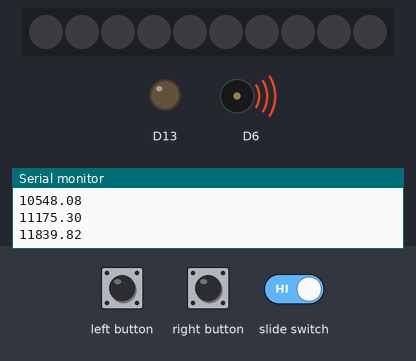
The sketch below on a simulated Adafruit Circuit Playground Express. Parts: 10 RGB LEDs in strip order, left to right, output pins drawn as LEDs (lit = HIGH), buzzer (waves = sounding), the last lines printed to the serial monitor. The test bench sets the inputs (shaded band). Dim RGB values are drawn brighter than linear; random numbers use the default seed unless the sketch sets one.

Above: at 1.2 s.
1.3 s: slide switch set LOW
At 1.9 s:
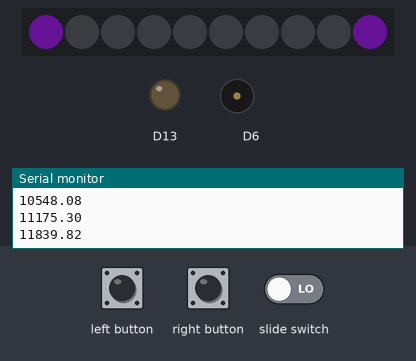
At 3.9 s:
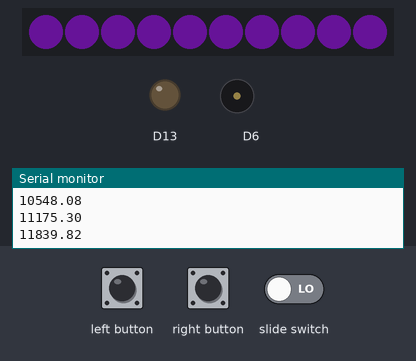
4.3 s: left button pressed for 3.2 s
At 10.2 s:
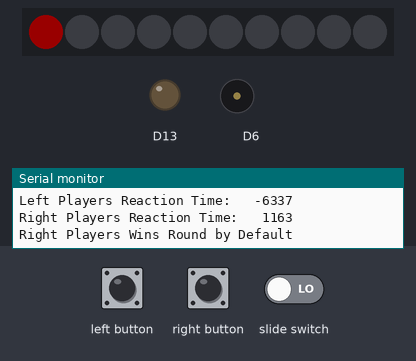
10.5 s: slide switch set HIGH
Timing chart, 0 to 19.5 s (numbered marks = the images above; inputs shaded):
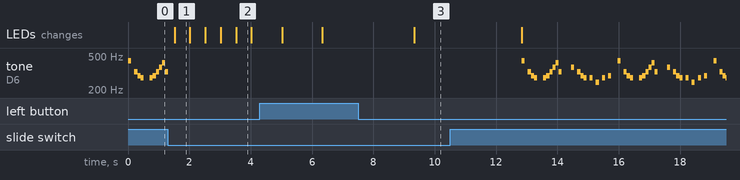

Measured:
- after the input at 1.3 s, the LEDs: change after 0.22 s (image 1)
- after the input at 10.5 s, tone on D6: plays 440 Hz for 0.10 s, 329 Hz for 0.10 s, 293 Hz for 0.10 s, 277 Hz for 0.10 s, 277 Hz for 0.10 s, 293 Hz for 0.10 s … (40 notes in this stretch), starting after 2.3 s
- what the display in image 1 shows lasts 0.5 s, from 1.5 s to 2.0 s

The sketch:

Final_Project.ino
```cpp
#include <Adafruit_CircuitPlayground.h>
const int mSwitch = 7;
const int lButton = 5;
const int rButton = 4;
bool play_Music = true;
bool game_State = false;
int A_four = 440;
int losses_Player_Left;
int losses_Player_Right;
int lButton_time;
int lPrevious_Press;
int rButton_time;
int rPrevious_Press;


float midi[127];
//Music That will play at the game intro
int song[27][2] = {
    {69, 100},{127, 100},{64, 100},{62, 100},{61, 100},{127, 200},{61, 100},{62, 100},{64, 100},{66, 100},{68, 100},{64, 100},{127, 300},{66, 100},{127, 100},{64, 100},{62,100},
    {61, 100}, {127,100},{61,100},{127,100},{59,100},{127,100},{61,100},{127,100},{62,100},{127,200}
  };
  // Details how to play said music
void main_Menu_Music(){
  //Checks to verify music should be played
  if(play_Music){
    soft_Reset();
  for(int i = 0; i < sizeof(song) / sizeof(song[0]); i++) // Calculate how many rows are in the array using: sizeof(song) / sizeof(song[0])
  {
    if(!play_Music){
      return;
    }
    CircuitPlayground.playTone(midi[song[i][0]], song[i][1]);
    delay(1);
  }
  }
}

void setup() {
  Serial.begin(9600);
  CircuitPlayground.begin();
  CircuitPlayground.clearPixels();
  pinMode(lButton, INPUT_PULLDOWN);
  pinMode(rButton, INPUT_PULLDOWN);
  pinMode(mSwitch, INPUT_PULLUP);
  CircuitPlayground.setBrightness(25);
  attachInterrupt(digitalPinToInterrupt(lButton), buttonLPressed, FALLING);
  attachInterrupt(digitalPinToInterrupt(rButton), buttonRPressed, FALLING);
  attachInterrupt(digitalPinToInterrupt(mSwitch), mSwitchChanged, CHANGE);
  generateMIDI();
  while(!Serial){
  Serial.print("Flip the Switch to start!");
  }
}
//game_Start is the actual game itself
void game_Start(void){
  //checks to make sure game_state should be played
if(game_State){
  CircuitPlayground.clearPixels();
  delay(200);
for (int i = 0; i < 5; ++i){
  //Startup sequence making the lights turn on
CircuitPlayground.setPixelColor(i, 160, 32, 240);
CircuitPlayground.setPixelColor(9-i, 160, 32, 240);
delay(500);
}
CircuitPlayground.clearPixels();
delay(1000);
for(int i = 0; i < 10; ++i){
CircuitPlayground.setPixelColor(i, 255, 0, 0);
}
delay(random(500,2500));
//Random Delay to turn from red to green
for(int i = 0; i < 10; ++i){
  CircuitPlayground.setPixelColor(i, 0, 255, 0);
}
int color_Change = millis();
delay(3000);
  int right_time = rButton_time - color_Change;
  int left_time = lButton_time - color_Change;
  Serial.print("Left Players Reaction Time:   ");
  Serial.println(left_time);
  Serial.print("Right Players Reaction Time:   ");
  Serial.println(right_time);
  //Checks for who won the game and how they won it
  if((left_time < 0) && (right_time <0)){
    Serial.println("No Winner");
  }
  else if((left_time < 0) && (right_time > 0)){
    ++losses_Player_Left;
    if(left_time > -2500){
      Serial.println("Left Player was too antsy Right Players Wins Round by Default");
      score_Board();
    }
    else{
    Serial.println("Right Players Wins Round by Default");
    score_Board();
    }
  }
  else if((left_time > 0) && (right_time < 0)){
    ++losses_Player_Right;
    if(right_time > -2500){
      Serial.println("Right Player was too antsy Left Players Wins Round by Default");
      score_Board();
    }
    else{
    Serial.println("Left Players Wins Round by Default");
    score_Board();
    }
  }
  else if (left_time > right_time){
    ++losses_Player_Left;
    Serial.println("Right Player Wins Round");
    score_Board();
  }
  else{
    ++losses_Player_Right;
    Serial.println("Left Player Wins Round");
    score_Board();
  }
}
}
// Tallys the player scores and checks for a win state
void score_Board(void){
  CircuitPlayground.clearPixels();
  for (int i = 0; i < losses_Player_Right; ++i){
  CircuitPlayground.setPixelColor(9-i, 0, 0, 255);
  delay(500);
  }
  for (int i = 0; i < losses_Player_Left; ++i){
  CircuitPlayground.setPixelColor(i, 255, 0, 0);
  delay(500);
  }
  delay(3000);
  if(losses_Player_Left == 5){
    game_Over_Player_Left();
  }
  if(losses_Player_Right == 5){
    game_Over_Player_Right();
  }
}
// Function to end the game
void game_Over_Player_Left(void){
Serial.println("Right Player wins!!!");
for(int i = 0; i < 3; ++i){
  flash_Red();
}
reset();
}
void game_Over_Player_Right(void){
Serial.println("Left Player wins!!!");
for(int i = 0; i < 3; ++i){
  flash_Blue();
}
reset();
}
// At the end of a game resets all logic back to base start
void reset(void){
game_State = !game_State;
play_Music = !play_Music;
losses_Player_Right = 0;
losses_Player_Left = 0;
}
// if the switch is flipped resets logic and clears pixels
void soft_Reset(void){
losses_Player_Right = 0;
losses_Player_Left = 0;
CircuitPlayground.clearPixels();
}
//Winning color flashes
void flash_Red(void){
  for(int i = 0; i < 10; ++i){
CircuitPlayground.setPixelColor(i, 255, 0, 0);
}
delay(1000);
CircuitPlayground.clearPixels();
delay(1000);
}
void flash_Blue(void){
  for(int i = 0; i < 10; ++i){
CircuitPlayground.setPixelColor(i, 0, 0, 255);
}
delay(1000);
CircuitPlayground.clearPixels();
delay(1000);
}
//Main loop only has two functions
void loop(){

  main_Menu_Music();
  game_Start();
}
//For both buttons it checks to make sure a button was not recently pressed to ensure a player that is too antsy loses
void buttonLPressed(){
  lButton_time = millis();
  if(lButton_time - lPrevious_Press > 2500){
lButton_time = millis();
lPrevious_Press = lButton_time;
  }
  else{
    lButton_time = lPrevious_Press;
  }
}

void buttonRPressed(){
  rButton_time = millis();
  if(rButton_time - rPrevious_Press > 2500){
rButton_time = millis();
rPrevious_Press = rButton_time;
  }
  else{
    rButton_time = rPrevious_Press;
  }
}
//Starts the game and turns off music
void mSwitchChanged(){
  play_Music = !play_Music;
  game_State = !game_State;
}

void generateMIDI()
{
  for (int x = 0; x < 127; ++x)
  {
    midi[x] = (A_four / 32.0) * pow(2.0, ((x - 9.0) / 12.0));
    Serial.println(midi[x]);
  }
}
```
